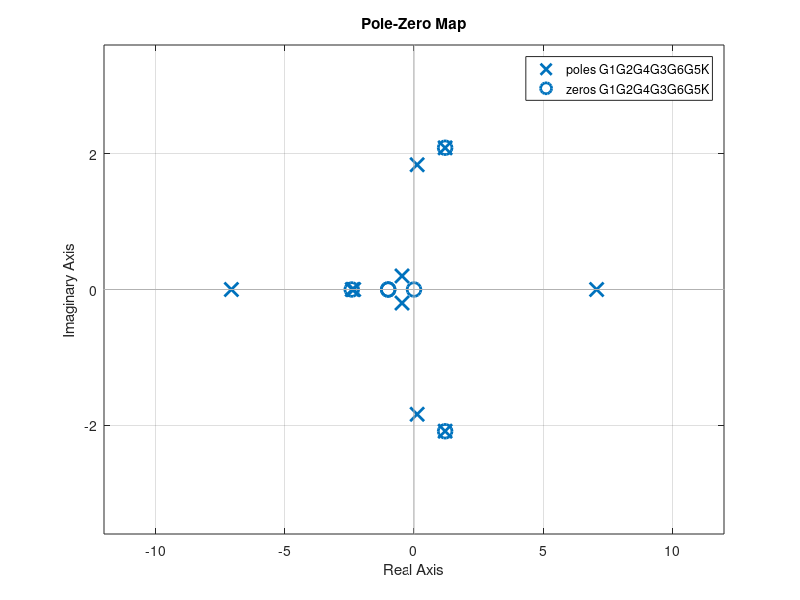

Recreate this plot in MATLAB.
K=tf(4,1); %
G1=tf(1,[1 1]);
G2=tf([1 0],[1 0 2]);
G3=tf(1,[1 0 0]);
G4=tf([4 2],[1 2 1]);
G5=tf([1 0  2],[1 0 0 14]);
G6=tf(50,1);
G3G6=feedback(G3,G6,1);
G1G2=series(G1,G2);
G1G2G4=feedback(G1G2,G4);
G1G2G4G3G6=series(G1G2G4,G3G6);
G1G2G4G3G6G5=feedback(G1G2G4G3G6,G5);
G1G2G4G3G6G5K=series(G1G2G4G3G6G5,K)
pzmap(G1G2G4G3G6G5K)
% El orden del sistema es 10